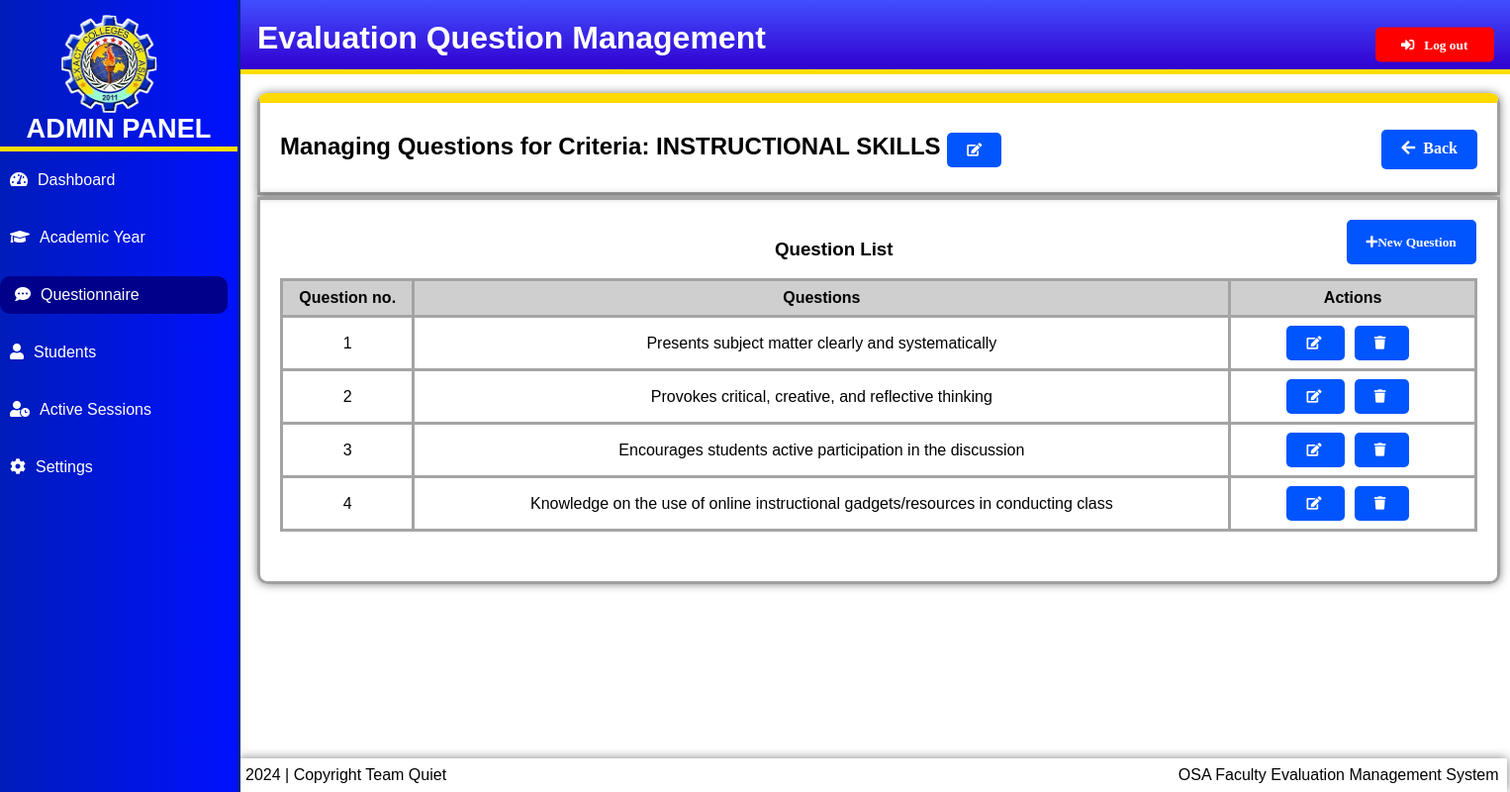
Page /admin/manage_questions.php?criteria_id=2 (signed in) on the committed database.
### tables this page shows
CREATE TABLE `criteria` (
  `criteria_id` int(11) NOT NULL,
  `criteria_name` varchar(50) NOT NULL,
  `criteria_order` int(11) DEFAULT NULL
);

CREATE TABLE `question_list` (
  `question_id` int(11) NOT NULL,
  `question_text` varchar(100) NOT NULL,
  `criteria_id` int(11) NOT NULL
);

### admin/manage_questions.php (the view, shortened to what this page needs)
<!DOCTYPE html>
<html lang="en">
<head>
  <link rel="stylesheet" href="styles.css">
  <link rel="stylesheet" href="https://cdnjs.cloudflare.com/ajax/libs/font-awesome/5.15.4/css/all.min.css">
</head>
<body>
  <?php include 'sidebar.php'; ?>
  <div class="content">
    <h1>Evaluation Question Management</h1><br><br><br>
    <?php
      if (isset($_GET['criteria_id'])) {
        $criteria_id = $_GET['criteria_id'];
        include('../connection.php');
        if ($connection) {
          $query = "SELECT * FROM criteria WHERE criteria_id = $criteria_id";
          $result = mysqli_query($connection, $query);
          if ($row = mysqli_fetch_assoc($result)) {
            echo "<div class='box-header'>";
            echo "<div class='criteria-name'>";
            echo "<h2 id=\"criteria_name\">Managing Questions for Criteria: <span id=\"editable_criteria_name\">{$row['criteria_name']}</span> <button class='edit' onclick=\"toggleEditCriteriaName()\"><i class=\"fa fa-edit\"></i></button></h2>";echo "<a href='criteria_list.php' class='back-button'><i class='fas fa-arrow-left'>&nbsp;&nbsp;Back</i></a>";
            echo "</div>";
            echo "</div>";
            echo "<div class='box-body'>";
            echo "<div class='top'>";
            echo "<h3 class='question'>Question List</h3>";echo "<button class='addquestbutton' onclick='toggleAddQuestionPopup()'><i class='fas fa-plus'>New Question</i></button>";
            echo "</div>";
            $query_questions = "SELECT question_id, question_text FROM question_list WHERE criteria_id = $criteria_id";
            $result_questions = mysqli_query($connection, $query_questions);
            if (mysqli_num_rows($result_questions) > 0) {
              echo "<table class='question-list'>";
              echo "<thead><tr><th class='num-column'>Question no.</th><th class='name-column'>Questions</th><th class='action-column'>Actions</th></tr></thead>";
              echo "<tbody>";
              $rowCount = 1;
              while ($row_question = mysqli_fetch_assoc($result_questions)) {
                echo "<tr>";
                echo "<td>{$rowCount}</td>";
                echo "<td id='question_text_{$row_question['question_id']}'>{$row_question['question_text']}</td>";
                echo "<td class='edit-delete-btns'>";
                echo "<button id='edit_button_{$row_question['question_id']}' onclick='toggleEditQuestion({$row_question['question_id']})'><i class='fa fa-edit'>&nbsp;</i></button>";
                echo "<form action='edit_delete_question.php' method='POST' style='display: inline;'>" ;
                echo "<button type='submit' name='action' value='delete' onclick='reloadPage()'><i class='fa fa-trash'>&nbsp;</i></button>";
                echo "</form>";
                echo "</td>";
                echo "</tr>";
                $rowCount++;
              }
              echo "</tbody>";
              echo "</table>";
            } else {
              echo "<h3>No questions found for this criteria.</h3>";
            }
            echo "</div>";
          } else {
            echo "<p>Criteria not found.</p>";
          }
        } else {
          echo "<p>Failed to connect to the database.</p>";
        }
      } else {
        echo "<p>No criteria selected.</p>";
      }
    ?>
  </div>
</body>
</html>

### admin/styles.css (style rules this page uses)
body { margin: 0; padding: 0; border: none; outline: none; box-sizing: border-box; font-family: "Poppins", sans-serif; display: flex; }
.content { margin-left: 170px; padding: 20px 80px; z-index: 0; width: 1000px; }
button { background-color: #0055ff; color: rgb(255, 255, 255); padding: 10px 20px; border: none; cursor: pointer; border-radius: 5px; }
.content h1 { background: linear-gradient(to bottom, rgb(66, 78, 255), rgb(49, 0, 208)); width: 3000px; height: 30px; padding: 20px; position: fixed; margin-top: -30px; margin-left: -10px; color: white; top: 30px; border-bottom: 5px solid #ffdd00; z-index: 3; }
table { width: 107%; border-collapse: collapse; margin-bottom: 30px; table-layout: auto; }
th, td { border: 3px solid #a4a4a4; padding: 8px; text-align: center; width: auto; }
th { background-color: #cfcfcf; }
.box-body { border-bottom-left-radius: 10px; border-bottom-right-radius: 10px; height: auto; width: 100%; border: 3px solid #a0a0a0; text-align: center; padding: 20px; box-shadow: 0 0 10px rgba(0, 0, 0, 0.5); margin-left: 10px; }
.box-header { height: auto; width: 100%; border-top-right-radius: 10px; border-top-left-radius: 10px; text-align: center; padding: 20px; box-shadow: 0 0 10px rgba(0, 0, 0, 0.5); margin-bottom: 2px; border: 3px solid #a0a0a0; border-top: 10px solid #ffd900; margin-left: 10px; }

### admin/manage_questions.php (style rules this page uses)
.edit-delete-btns { text-align: center; }
.edit-delete-btns button { margin-right: 10px; }
.content { margin-left: 240px; margin-bottom: 100px; padding: 20px; z-index: -1; }
.back-button { height: 30px!important; background-color: #0055ff; color: rgb(255, 255, 255); padding: 10px 20px 0px 20px!important; border-radius: 5px; cursor: pointer; margin-top: 15px; text-decoration: none; position: relative; top: 2px; z-index: 0; margin-left: 350px; }
table { width: 100% !important; table-layout: fixed !important; }
.num-column { width: 10%; }
.name-column { width: 70%; }
.action-column { width: 20%; }
.box-header { padding-top: 10px!important; width: 1210px !important; height: 60px!important; margin-top: 20px; }
.box-body { width: 1210px !important; height: auto !important; }
.addquestbutton { height: 45px; padding: 1px 20px 1px 20px!important; }
.criteria-name h2 { width: 800px; border-color: black!important; border: 5px!important; margin-right: 0px; text-align: left!important; }
.criteria-name { display: flex ; }
.top { margin-left: 500px; display: flex; }
.question { margin-right: 458px; }

### rows in the picture
criteria: criteria_name "INSTRUCTIONAL SKILLS"
question_list: question_text "Presents subject matter clearly and systematically"
question_list: question_text "Provokes critical, creative, and reflective thinking"
question_list: question_text "Encourages students active participation in the discussion"
question_list: question_text "Knowledge on the use of online instructional gadgets/resources in conducting class"
